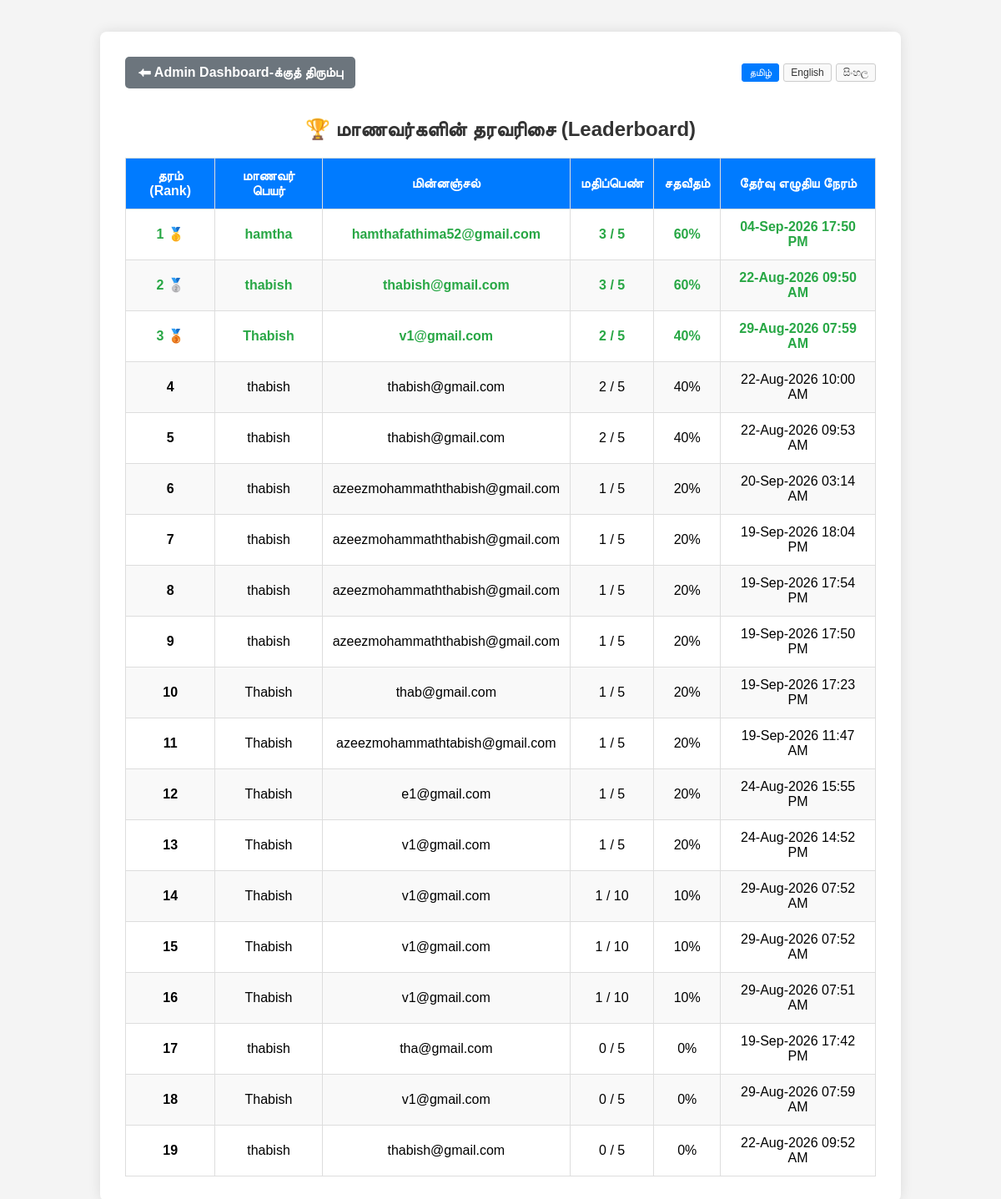
Page /admin_results.php (signed in) on the committed database.
### tables this page shows
CREATE TABLE `student_scores` (
  `id` int(11) NOT NULL,
  `student_id` int(11) DEFAULT NULL,
  `score` int(11) NOT NULL,
  `total_questions` int(11) NOT NULL,
  `created_at` timestamp NOT NULL DEFAULT current_timestamp()
);

CREATE TABLE `users` (
  `id` int(11) NOT NULL,
  `name` varchar(100) NOT NULL,
  `email` varchar(100) NOT NULL,
  `password` varchar(255) NOT NULL,
  `role` enum('admin','student') DEFAULT 'student',
  `created_at` timestamp NOT NULL DEFAULT current_timestamp()
);

### admin_results.php (the view, shortened to what this page needs)
<?php
require 'db.php';
$lang = isset($_SESSION['lang']) ? $_SESSION['lang'] : 'ta';
$translations = [
    'ta' => [
        'title' => 'Admin - Leaderboard & Results',
        'back' => '⬅ Admin Dashboard-க்குத் திரும்பு',
        'heading' => '🏆 மாணவர்களின் தரவரிசை (Leaderboard)',
        'rank' => 'தரம் (Rank)',
        'name' => 'மாணவர் பெயர்',
        'email' => 'மின்னஞ்சல்',
        'score' => 'மதிப்பெண்',
        'percentage' => 'சதவீதம்',
        'time' => 'தேர்வு எழுதிய நேரம்',
        'no_data' => 'இதுவரை எந்த மாணவரும் தேர்வில் பங்குபெறவில்லை.'
    ],
    'en' => [
        'title' => 'Admin - Leaderboard & Results',
        'back' => '⬅ Back to Admin Dashboard',
        'heading' => '🏆 Student Leaderboard',
        'rank' => 'Rank',
        'name' => 'Student Name',
        'email' => 'Email',
        'score' => 'Score',
        'percentage' => 'Percentage',
        'time' => 'Attempted At',
        'no_data' => 'No student has taken a quiz yet.'
    ],
    'si' => [
        'title' => 'Admin - ප්‍රමුඛතා ලැයිස්තුව සහ ප්‍රතිඵල',
        'back' => '⬅ Admin Dashboard වෙත ආපසු',
        'heading' => '🏆 සිසුන්ගේ ප්‍රමුඛතා ලැයිස්තුව',
        'rank' => 'ශ්‍රේණිය (Rank)',
        'name' => 'සිසුගේ නම',
        'email' => 'විද්‍යුත් තැපෑල',
        'score' => 'ලකුණු',
        'percentage' => 'ප්‍රතිශතය',
        'time' => 'උත්සාහ කළ වේලාව',
        'no_data' => 'මෙතෙක් කිසිදු සිසුවෙක් ප්‍රශ්නාවලියකට සහභාගී වී නොමැත.'
    ]
];
$t = $translations[$lang];
$sql = "SELECT u.name, u.email, s.score, s.total_questions, s.created_at,
               (s.score / s.total_questions) * 100 AS percentage
        FROM student_scores s
        JOIN users u ON s.student_id = u.id
        ORDER BY percentage DESC, s.created_at DESC";
$result = $conn->query($sql);
?>
<!DOCTYPE html>
<html lang="<?php echo $lang; ?>">
<head>
</head>
<body>
<div class="container">
    <div class="top-bar">
        <a href="admin_dashboard.php" class="btn-back"><?php echo $t['back']; ?></a>
        <div class="lang-switcher">
            <a href="?lang=ta" class="lang-btn <?php if($lang == 'ta') echo 'active'; ?>">தமிழ்</a>
            <a href="?lang=en" class="lang-btn <?php if($lang == 'en') echo 'active'; ?>">English</a>
            <a href="?lang=si" class="lang-btn <?php if($lang == 'si') echo 'active'; ?>">සිංහල</a>
        </div>
    </div>
    <h2><?php echo $t['heading']; ?></h2>
    <?php if ($result && $result->num_rows > 0): ?>
        <table>
            <thead>
                <tr>
                    <th><?php echo $t['rank']; ?></th>
                    <th><?php echo $t['name']; ?></th>
                    <th><?php echo $t['email']; ?></th>
                    <th><?php echo $t['score']; ?></th>
                    <th><?php echo $t['percentage']; ?></th>
                    <th><?php echo $t['time']; ?></th>
                </tr>
            </thead>
            <tbody>
                <?php
                $rank = 1;
                while ($row = $result->fetch_assoc()):
                    $highlight = ($rank <= 3) ? "top-scorer" : "";
                ?>
                <tr class="<?php echo $highlight; ?>">
                    <td><b><?php echo $rank; ?></b>
                        <?php if($rank == 1) echo " 🥇"; elseif($rank == 2) echo " 🥈"; elseif($rank == 3) echo " 🥉"; ?>
                    </td>
                    <td><?php echo htmlspecialchars($row['name']); ?></td>
                    <td><?php echo htmlspecialchars($row['email']); ?></td>
                    <td><?php echo $row['score'] . " / " . $row['total_questions']; ?></td>
                    <td><?php echo round($row['percentage'], 2); ?>%</td>
                    <td><?php echo date("d-M-Y H:i A", strtotime($row['created_at'])); ?></td>
                </tr>
                <?php
                $rank++;
                endwhile;
                ?>
            </tbody>
        </table>
    <?php else: ?>
        <p style="text-align: center; color: #666; margin-top: 20px;"><?php echo $t['no_data']; ?></p>
    <?php endif; ?>
</div>
</body>
</html>

### admin_results.php (style rules this page uses)
body { font-family: Arial, sans-serif; background-color: #f4f4f4; padding: 30px; }
.container { max-width: 900px; margin: auto; background: white; padding: 30px; border-radius: 8px; box-shadow: 0 0 15px rgba(0,0,0,0.1); }
h2 { color: #333; text-align: center; }
table { width: 100%; border-collapse: collapse; margin-top: 20px; }
th, td { border: 1px solid #ddd; padding: 12px; text-align: center; }
th { background-color: #007bff; color: white; }
tr:nth-child(even) { background-color: #f9f9f9; }
.top-scorer { font-weight: bold; color: #28a745; }
.top-bar { display: flex; justify-content: space-between; align-items: center; flex-wrap: wrap; gap: 10px; }
.btn-back { display: inline-block; background: #6c757d; color: white; padding: 10px 15px; text-decoration: none; border-radius: 5px; margin-bottom: 15px; font-weight: bold; }
.lang-switcher { display: flex; gap: 5px; margin-bottom: 15px; }
.lang-btn { text-decoration: none; padding: 3px 8px; border: 1px solid #ccc; border-radius: 3px; font-size: 12px; color: #333; background: #f9f9f9; }
.lang-btn.active { background: #007bff; color: white; border-color: #007bff; }

### rows in the picture
student_scores: student.name "hamtha", student.email "hamthafathima52@gmail.com", score "3", total_questions "5", percentage "60", created_at "04-Sep-2026 17:50 PM"
student_scores: student.name "thabish", student.email "thabish@gmail.com", score "3", total_questions "5", percentage "60", created_at "22-Aug-2026 09:50 AM"
student_scores: student.name "Thabish", student.email "v1@gmail.com", score "2", total_questions "5", percentage "40", created_at "29-Aug-2026 07:59 AM"
student_scores: student.name "thabish", student.email "thabish@gmail.com", score "2", total_questions "5", percentage "40", created_at "22-Aug-2026 10:00 AM"
student_scores: student.name "thabish", student.email "thabish@gmail.com", score "2", total_questions "5", percentage "40", created_at "22-Aug-2026 09:53 AM"
student_scores: student.name "thabish", student.email "azeezmohammaththabish@gmail.com", score "1", total_questions "5", percentage "20", created_at "20-Sep-2026 03:14 AM"
student_scores: student.name "thabish", student.email "azeezmohammaththabish@gmail.com", score "1", total_questions "5", percentage "20", created_at "19-Sep-2026 18:04 PM"
student_scores: student.name "thabish", student.email "azeezmohammaththabish@gmail.com", score "1", total_questions "5", percentage "20", created_at "19-Sep-2026 17:54 PM"
student_scores: student.name "thabish", student.email "azeezmohammaththabish@gmail.com", score "1", total_questions "5", percentage "20", created_at "19-Sep-2026 17:50 PM"
student_scores: student.name "Thabish", student.email "thab@gmail.com", score "1", total_questions "5", percentage "20", created_at "19-Sep-2026 17:23 PM"
student_scores: student.name "Thabish", student.email "azeezmohammathtabish@gmail.com", score "1", total_questions "5", percentage "20", created_at "19-Sep-2026 11:47 AM"
student_scores: student.name "Thabish", student.email "e1@gmail.com", score "1", total_questions "5", percentage "20", created_at "24-Aug-2026 15:55 PM"
student_scores: student.name "Thabish", student.email "v1@gmail.com", score "1", total_questions "5", percentage "20", created_at "24-Aug-2026 14:52 PM"
student_scores: student.name "Thabish", student.email "v1@gmail.com", score "1", total_questions "10", percentage "10", created_at "29-Aug-2026 07:52 AM"
student_scores: student.name "Thabish", student.email "v1@gmail.com", score "1", total_questions "10", percentage "10", created_at "29-Aug-2026 07:52 AM"
student_scores: student.name "Thabish", student.email "v1@gmail.com", score "1", total_questions "10", percentage "10", created_at "29-Aug-2026 07:51 AM"
student_scores: student.name "thabish", student.email "tha@gmail.com", score "0", total_questions "5", percentage "0", created_at "19-Sep-2026 17:42 PM"
student_scores: student.name "Thabish", student.email "v1@gmail.com", score "0", total_questions "5", percentage "0", created_at "29-Aug-2026 07:59 AM"
student_scores: student.name "thabish", student.email "thabish@gmail.com", score "0", total_questions "5", percentage "0", created_at "22-Aug-2026 09:52 AM"

### other values in the picture
$t['back'] "⬅ Admin Dashboard-க்குத் திரும்பு"
$t['heading'] "🏆 மாணவர்களின் தரவரிசை (Leaderboard)"
$t['rank'] "தரம் (Rank)"
$t['name'] "மாணவர் பெயர்"
$t['email'] "மின்னஞ்சல்"
$t['score'] "மதிப்பெண்"
$t['percentage'] "சதவீதம்"
$t['time'] "தேர்வு எழுதிய நேரம்"
